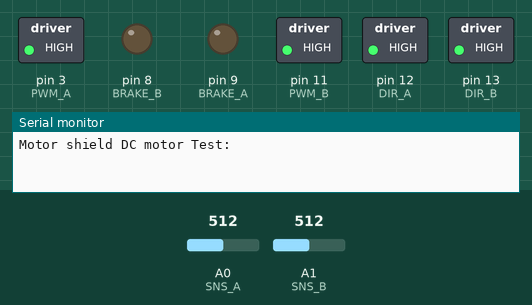
This sketch was run on a simulated Arduino Uno, built with avr-gcc and run on an emulated ATmega328P. Shown: switched loads named in the sketch (green lamp = pin HIGH), output pins drawn as LEDs (lit = HIGH), the last lines printed to the serial monitor. The test bench sets the inputs (shaded band); at power-on: A0 (SNS_A) = 512, A1 (SNS_B) = 512. At 1.6 s the program stops and its outputs stay as they are.

Above: at 0.1 s.
At 0.6 s:
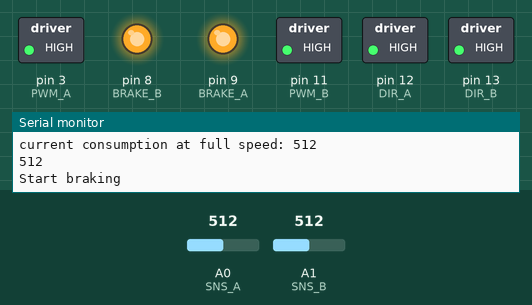
At 1.1 s:
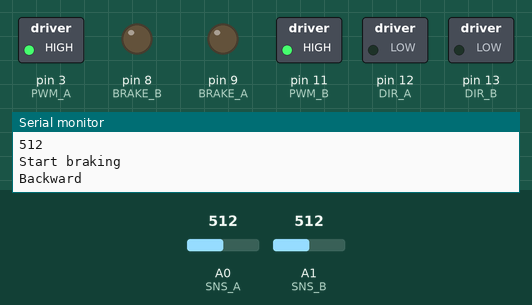
At 1.6 s:
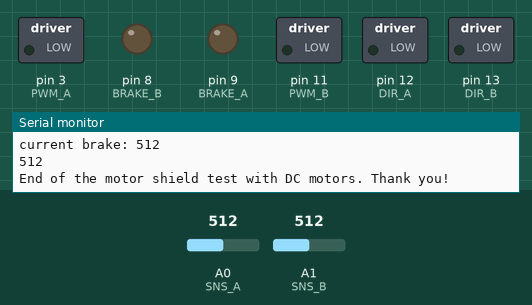
Timing chart, 0 to 3.1 s (numbered marks = the images above):
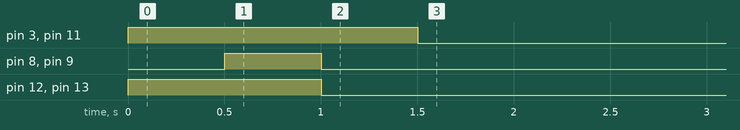

The sketch:

test_2motors_edison.ino
```cpp
const int
PWM_A   = 3,
DIR_A   = 12,
BRAKE_A = 9,
SNS_A   = A0,

PWM_B  = 11,
DIR_B  = 13,
BRAKE_B = 8,
SNS_B  = A1;

void setup() {
  // Configure the A output
  pinMode(BRAKE_A, OUTPUT);  // Brake pin on channel A
  pinMode(DIR_A, OUTPUT);    // Direction pin on channel A
  pinMode(BRAKE_B, OUTPUT);
  pinMode(DIR_B, OUTPUT);

  // Open Serial communication
  Serial.begin(9600);
  Serial.println("Motor shield DC motor Test:\n");
}

void loop() {

// Set the outputs to run the motor forward
  digitalWrite(BRAKE_A, LOW);  // setting brake LOW disable motor brake
  digitalWrite(DIR_A, HIGH);   // setting direction to HIGH the motor will spin forward
  digitalWrite(BRAKE_B, LOW);  // setting brake LOW disable motor brake
  digitalWrite(DIR_B, HIGH);

  analogWrite(PWM_A, 255);     // Set the speed of the motor, 255 is the maximum value
  analogWrite(PWM_B, 255);

  delay(500);                 // hold the motor at full speed for 5 seconds
  Serial.print("current consumption at full speed: ");
  Serial.println(analogRead(SNS_A));
  Serial.println(analogRead(SNS_B));

// Brake the motor

  Serial.println("Start braking\n");
  // raising the brake pin the motor will stop faster than the stop by inertia
  digitalWrite(BRAKE_A, HIGH);  // raise the brake
  digitalWrite(BRAKE_B, HIGH);  // raise the brake

  delay(500);

// Set the outputs to run the motor backward

  Serial.println("Backward");
  digitalWrite(BRAKE_A, LOW);  // setting againg the brake LOW to disable motor brake
  digitalWrite(DIR_A, LOW);    // now change the direction to backward setting LOW the DIR_A pin

  analogWrite(PWM_A, 255);     // Set the speed of the motor

  digitalWrite(BRAKE_B, LOW);  // setting againg the brake LOW to disable motor brake
  digitalWrite(DIR_B, LOW);    // now change the direction to backward setting LOW the DIR_A pin

  analogWrite(PWM_B, 255);     // Set the speed of the motor

  delay(500);
  Serial.print("current consumption backward: ");
  Serial.println(analogRead(SNS_A));
  Serial.println(analogRead(SNS_B));

  // now stop the motor by inertia, the motor will stop slower than with the brake function
  analogWrite(PWM_A, 0);       // turn off power to the motor
  analogWrite(PWM_B, 0);       // turn off power to the motor

  Serial.print("current brake: ");
  Serial.println(analogRead(A0));
  Serial.println(analogRead(A1));

  Serial.println("End of the motor shield test with DC motors. Thank you!");


  while(1);
}
```

Measured:
- by itself, pin 3 (PWM_A), pin 11 (PWM_B): LOW → HIGH at 0.00 s, → LOW 1.5 s later
- by itself, pin 8 (BRAKE_B), pin 9 (BRAKE_A): LOW → HIGH at 0.50 s, → LOW 0.50 s later
- by itself, pin 12 (DIR_A), pin 13 (DIR_B): LOW → HIGH at 0.00 s, → LOW 1.0 s later
